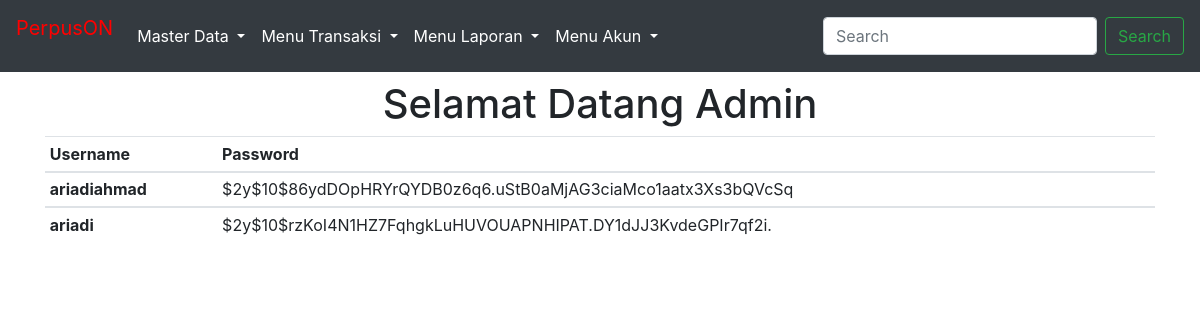
Screenshot of /public/user/index.php (signed in) with the database file from the repository.
### tables this page shows
CREATE TABLE `users` (
  `id` int(11) NOT NULL,
  `username` varchar(100) NOT NULL,
  `password` varchar(200) NOT NULL
);

### function/utility.php (called while the page is built, shortened)
<?php
$conn = mysqli_connect("localhost", "root", "", "db_rekayasa_web");
function query($sql) {
	global $conn;
	$result = mysqli_query($conn, $sql);
	$rows = [];
	while( $row = mysqli_fetch_assoc($result) ) {
		$rows[] = $row;
	}
	return $rows;
}

### public/user/index.php (the view, shortened to what this page needs)
<?php
$users = query("SELECT * FROM users");
?>
<?php
require_once '../template/header.php'
?>
   <h1 style="text-align:center;" class="m-2">Selamat Datang Admin</h1>
   <div class="container">
    <table class="table table-sm">
    <thead>
      <tr>
        <th scope="col">Username</th>
        <th scope="col">Password</th>
      </tr>
    </thead>
    <tbody>
    <?php
    foreach($users as $b) :?>
      <tr>
        <th><?php echo $b['username']; ?></th>
        <td><?php echo $b['password']; ?></td>
    </tbody>
    <?php endforeach ?>
  </table>
</div>
   <?php
require_once '../template/footer.php'
?>

### rows the page displays
users: username "ariadiahmad", password "$2y$10$86ydDOpHRYrQYDB0z6q6.uStB0aMjAG3ciaMco1aatx3Xs3bQVcSq"
users: username "ariadi", password "$2y$10$rzKoI4N1HZ7FqhgkLuHUVOUAPNHIPAT.DY1dJJ3KvdeGPIr7qf2i."
